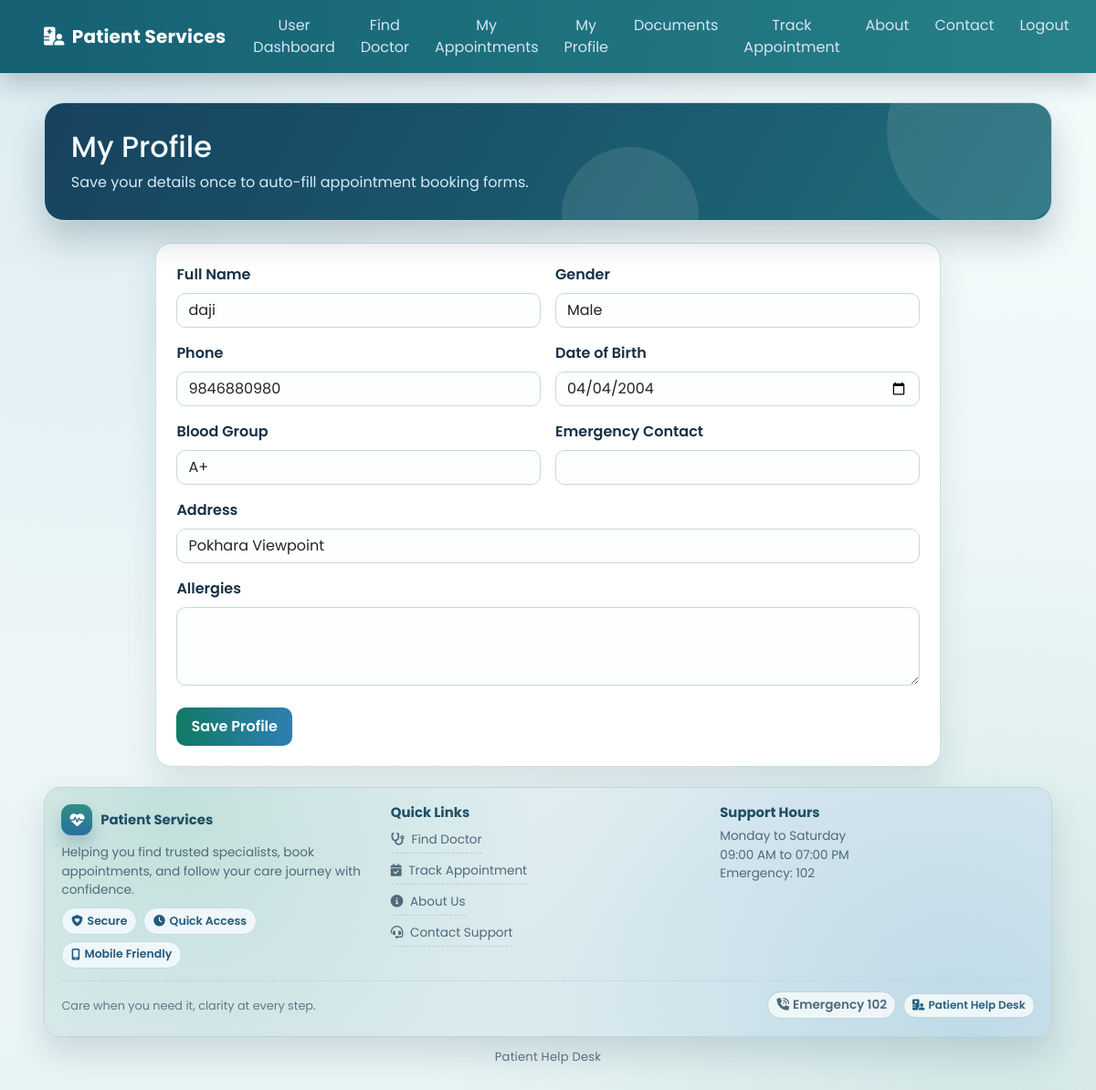
Page /user/profile/ (signed in) on the committed database.
### hospital/models.py (models this page shows, shortened)
class UserProfile(models.Model):
    user = models.OneToOneField(User, on_delete=models.CASCADE, related_name="profile")
    full_name = models.CharField(max_length=80, blank=True)
    gender = models.CharField(max_length=10, blank=True)
    phone = models.CharField(max_length=20, blank=True)
    address = models.CharField(max_length=150, blank=True)
    dob = models.DateField(null=True, blank=True)
    blood_group = models.CharField(max_length=5, choices=BloodGroup.choices, blank=True)
    emergency_contact = models.CharField(max_length=20, blank=True)
    allergies = models.TextField(blank=True)
    updated_at = models.DateTimeField(auto_now=True)

### hospital/views.py (the view)
# urls.py: path('user/profile/', User_Profile, name='user_profile'),
@user_required
def User_Profile(request):
    profile, _ = UserProfile.objects.get_or_create(
        user=request.user,
        defaults={"full_name": request.user.get_full_name() or request.user.username},
    )
    if request.method == "POST":
        form = UserProfileForm(request.POST, instance=profile)
        if form.is_valid():
            form.save()
            messages.success(request, "Profile updated successfully.")
            return redirect("user_profile")
    else:
        form = UserProfileForm(instance=profile)
    return render(request, "user_profile.html", {"form": form})

### hospital/forms.py
class UserProfileForm(BootstrapFormMixin, forms.ModelForm):
    def __init__(self, *args, **kwargs):
        super().__init__(*args, **kwargs)
        self._apply_bootstrap_classes()
    class Meta:
        model = UserProfile
        fields = [
            "full_name",
            "gender",
            "phone",
            "address",
            "dob",
            "blood_group",
            "emergency_contact",
            "allergies",
        ]
        widgets = {
            "dob": forms.DateInput(attrs={"type": "date"}),
            "allergies": forms.Textarea(attrs={"rows": 3}),
        }

### hospital/forms.py (called while the page is built)
    def _apply_bootstrap_classes(self):
        for field_name, field in self.fields.items():
            css_class = "form-select" if isinstance(field.widget, forms.Select) else "form-control"
            existing = field.widget.attrs.get("class", "")
            field.widget.attrs["class"] = f"{existing} {css_class}".strip()
            if field.required:
                field.widget.attrs.setdefault("required", "required")

### hospital/views.py (called while the page is built)
def user_required(view_func):
    return user_passes_test(
        lambda user: user.is_authenticated and not user.is_staff,
        login_url="user_login",
    )(view_func)

### hospital/templates/user_profile.html (shortened to what this page needs)
{% extends 'user_base.html' %}
{% block body %}
<section class="page-hero mb-4">
    <h2 class="mb-2">My Profile</h2>
    <p class="mb-0">Save your details once to auto-fill appointment booking forms.</p>
</section>
<section class="form-shell" style="max-width: 860px;">
    <div class="form-card">
        <form method="post" novalidate>
            <div class="row g-3">
                <div class="col-md-6">
                    <label class="form-label" for="id_full_name">Full Name</label>
                    {{ form.full_name }}
                </div>
                <div class="col-md-6">
                    <label class="form-label" for="id_gender">Gender</label>
                    {{ form.gender }}
                </div>
                <div class="col-md-6">
                    <label class="form-label" for="id_phone">Phone</label>
                    {{ form.phone }}
                </div>
                <div class="col-md-6">
                    <label class="form-label" for="id_dob">Date of Birth</label>
                    {{ form.dob }}
                </div>
                <div class="col-md-6">
                    <label class="form-label" for="id_blood_group">Blood Group</label>
                    {{ form.blood_group }}
                </div>
                <div class="col-md-6">
                    <label class="form-label" for="id_emergency_contact">Emergency Contact</label>
                    {{ form.emergency_contact }}
                </div>
                <div class="col-12">
                    <label class="form-label" for="id_address">Address</label>
                    {{ form.address }}
                </div>
                <div class="col-12">
                    <label class="form-label" for="id_allergies">Allergies</label>
                    {{ form.allergies }}
                </div>
            </div>
            <button type="submit" class="btn btn-brand mt-4">Save Profile</button>
        </form>
    </div>
</section>
{% endblock %}

### hospital/static/css/mystyle.css (style rules this page uses)
:root { --bg-a: #f7faf7; --bg-b: #eaf2f0; --ink: #153047; --muted: #5b7182; --primary: #117a65; --primary-strong: #0d6251; --accent: #2e7fb2; --accent-soft: #eaf4fb; --card: #ffffff; --card-soft: #f9fcfb; --ring: rgba(46, 127, 178, 0.22); --border: #cfdee7; --danger: #b94a48; }
body { font-family: "Poppins", "Segoe UI", sans-serif; color: var(--ink); background: radial-gradient(circle at 10% 5%, rgba(46, 127, 178, 0.1), transparent 45%), radial-gradient(circle at 90% 95%, rgba(17, 122, 101, 0.09), transparent 40%), linear-gradient(180deg, var(--bg-a), var(--bg-b)); min-height: 100vh; margin: 0; }
body.user-app { background: radial-gradient(circle at 8% 3%, rgba(46, 127, 178, 0.12), transparent 45%), radial-gradient(circle at 90% 94%, rgba(17, 122, 101, 0.1), transparent 40%), linear-gradient(180deg, #f4fbfb, #e8f3f4); }
.page-hero { position: relative; overflow: hidden; border-radius: 22px; border: 1px solid #c8dbe7; background: linear-gradient(120deg, #17425d, #1f6d7c); color: #f2fbff; padding: 1.8rem; box-shadow: 0 20px 36px rgba(12, 34, 52, 0.2); }
.page-hero::before, .page-hero::after { content: ""; position: absolute; border-radius: 999px; background: rgba(255, 255, 255, 0.1); }
.page-hero::before { width: 220px; height: 220px; top: -80px; right: -40px; }
.page-hero::after { width: 150px; height: 150px; bottom: -70px; right: 35%; }
.page-hero h1, .page-hero h2, .page-hero h3 { position: relative; z-index: 1; }
.page-hero p { position: relative; z-index: 1; color: #d6ebf7; }
.form-shell { max-width: 900px; margin: 0 auto; }
.form-card { background: var(--card); border: 1px solid var(--border); border-radius: 18px; box-shadow: 0 18px 34px rgba(15, 45, 70, 0.1); padding: 1.4rem; }
.form-label { font-weight: 600; color: var(--ink); }
.form-control, .form-select { border-radius: 10px; border: 1px solid #c6d8e2; background: #fdfefe; }
.btn-brand { background: linear-gradient(90deg, var(--primary), var(--accent)); border: none; color: #fff; font-weight: 600; border-radius: 10px; padding: 0.55rem 1rem; }

### rows in the picture
UserProfile: full_name "daji", gender "Male", phone "9846880980", dob "04/04/2004", blood_group "A+", address "Pokhara Viewpoint"
